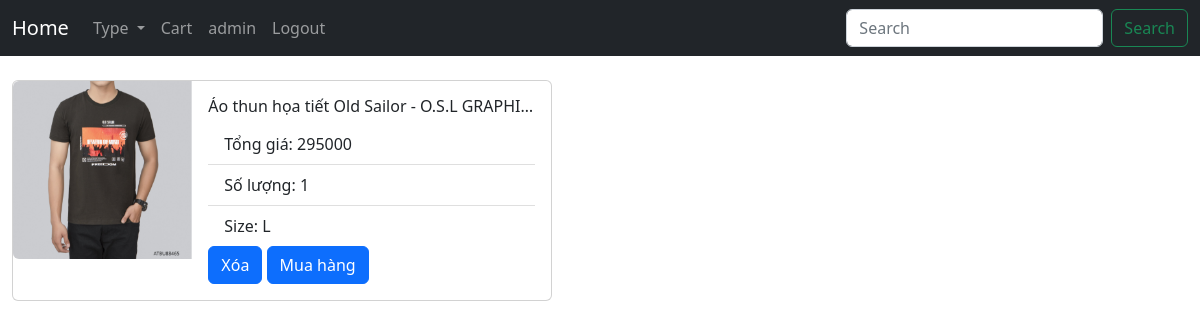
Screenshot of /cart_view/ (signed in) with the database file from the repository.
### clothes/models.py (models this page shows, shortened)
class Cart_item(models.Model):
    product = models.ForeignKey(Product, on_delete=models.CASCADE)
    user = models.ForeignKey(User, on_delete=models.CASCADE)
    product_size = models.ForeignKey(Product_size, on_delete=models.CASCADE)
    number_product = models.IntegerField()
    sum_price = models.IntegerField()

class Product(models.Model):
    product_name = models.TextField(max_length=200)
    image = models.ImageField(upload_to="images/")
    price = models.IntegerField()
    product_type = models.ForeignKey(Product_type, on_delete=models.CASCADE)
    product_size = models.ManyToManyField(Product_size)

class Product_size(models.Model):
    product_size = models.CharField(max_length=100)
    def __str__(self) -> str:
        return self.product_size

### clothes/views.py (the view)
# urls.py: path('cart_view/', views.cart_view, name='cart_view'),
def cart_view(request):
    if request.session['user_id'] != -1:
        user = User.objects.get(pk=request.session['user_id'])
        cart_list = user.cart_item_set.all()
        context = {
            'cart_list': cart_list,
        }
        return render(request, template_name='clothes/cart.html', context=context)
    else:
        return redirect('clothes:login')

### clothes/templates/clothes/cart.html
{% extends 'clothes/base.html' %} {% block content %} {% if cart_list %}
<div class="container-fluid">
    <div class="row row-cols-1 row-cols-md-2 g-4">
        {% for item in cart_list %}
        <div class="g-col-6">
            <div class="card mb-3" style="max-width: 540px">
                <div class="row g-0">
                    <div class="col-md-4">
                        <img
                            src="{{ item.product.image.url }}"
                            class="img-fluid rounded-start"
                            alt="..."
                        />
                    </div>
                    <div class="col-md-8">
                        <div class="card-body">
                            <h6
                                class="card-title"
                                style="
                                    overflow: hidden;
                                    text-overflow: ellipsis;
                                    display: -webkit-box;
                                    -webkit-line-clamp: 1; /* number of lines to show */
                                    -webkit-box-orient: vertical;
                                "
                            >
                                {{ item.product.product_name }}
                            </h6>
                            <ul class="list-group list-group-flush">
                                <li class="list-group-item">
                                    Tổng giá: {{ item.sum_price }}
                                </li>
                                <li class="list-group-item">
                                    Số lượng: {{ item.number_product }}
                                </li>
                                <li class="list-group-item">
                                    Size: {{ item.product_size }}
                                </li>
                            </ul>
                            <a
                                href="{% url 'clothes:del_cart_item' item.id %}"
                                class="btn btn-primary"
                                >Xóa</a
                            >
                            <a
                                href="{% url 'clothes:order_view' item.id %}"
                                class="btn btn-primary"
                                >Mua hàng</a
                            >
                        </div>
                    </div>
                </div>
            </div>
        </div>
        {% endfor %}
    </div>
</div>
{% else %}
<p>No item are available.</p>
{% endif %} {% endblock %}

### rows the page displays
Cart_item: product.image (picture), product.product_name "Áo thun họa tiết Old Sailor - O.S.L…", sum_price "295000", number_product "1", product_size "L"

### other values shown
{{ request.session.user_name }} "admin"
